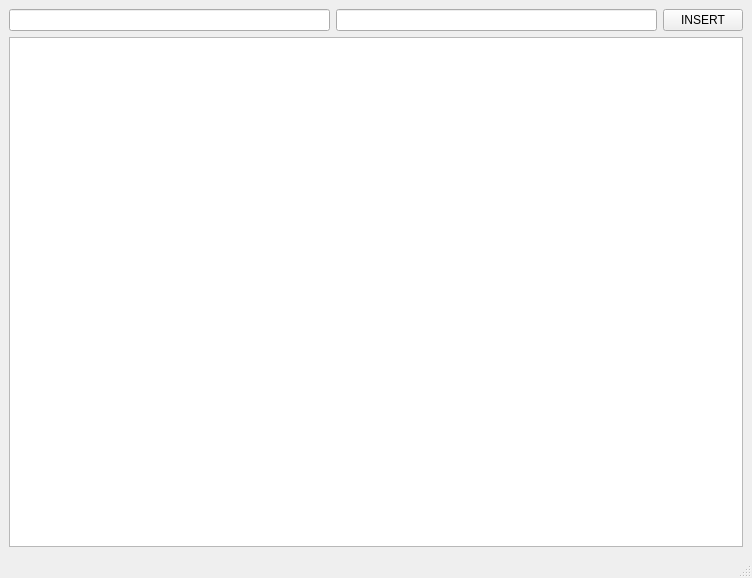
<?xml version="1.0" encoding="UTF-8"?>
<ui version="4.0">
 <class>MainWindow</class>
 <widget class="QMainWindow" name="MainWindow">
  <property name="geometry">
   <rect>
    <x>0</x>
    <y>0</y>
    <width>752</width>
    <height>578</height>
   </rect>
  </property>
  <property name="sizePolicy">
   <sizepolicy hsizetype="Expanding" vsizetype="Expanding">
    <horstretch>0</horstretch>
    <verstretch>0</verstretch>
   </sizepolicy>
  </property>
  <property name="windowTitle">
   <string>MainWindow</string>
  </property>
  <widget class="QWidget" name="centralwidget">
   <layout class="QVBoxLayout" name="verticalLayout">
    <item>
     <layout class="QHBoxLayout" name="horizontalLayout">
      <item>
       <widget class="QLineEdit" name="lineEdit_2"/>
      </item>
      <item>
       <widget class="QLineEdit" name="lineEdit"/>
      </item>
      <item>
       <widget class="QPushButton" name="BTN_Insert">
        <property name="text">
         <string>INSERT</string>
        </property>
       </widget>
      </item>
     </layout>
    </item>
    <item>
     <widget class="QTableWidget" name="tableWidget"/>
    </item>
   </layout>
  </widget>
  <widget class="QMenuBar" name="menubar">
   <property name="geometry">
    <rect>
     <x>0</x>
     <y>0</y>
     <width>752</width>
     <height>21</height>
    </rect>
   </property>
  </widget>
  <widget class="QStatusBar" name="statusbar"/>
 </widget>
 <resources/>
 <connections/>
</ui>
